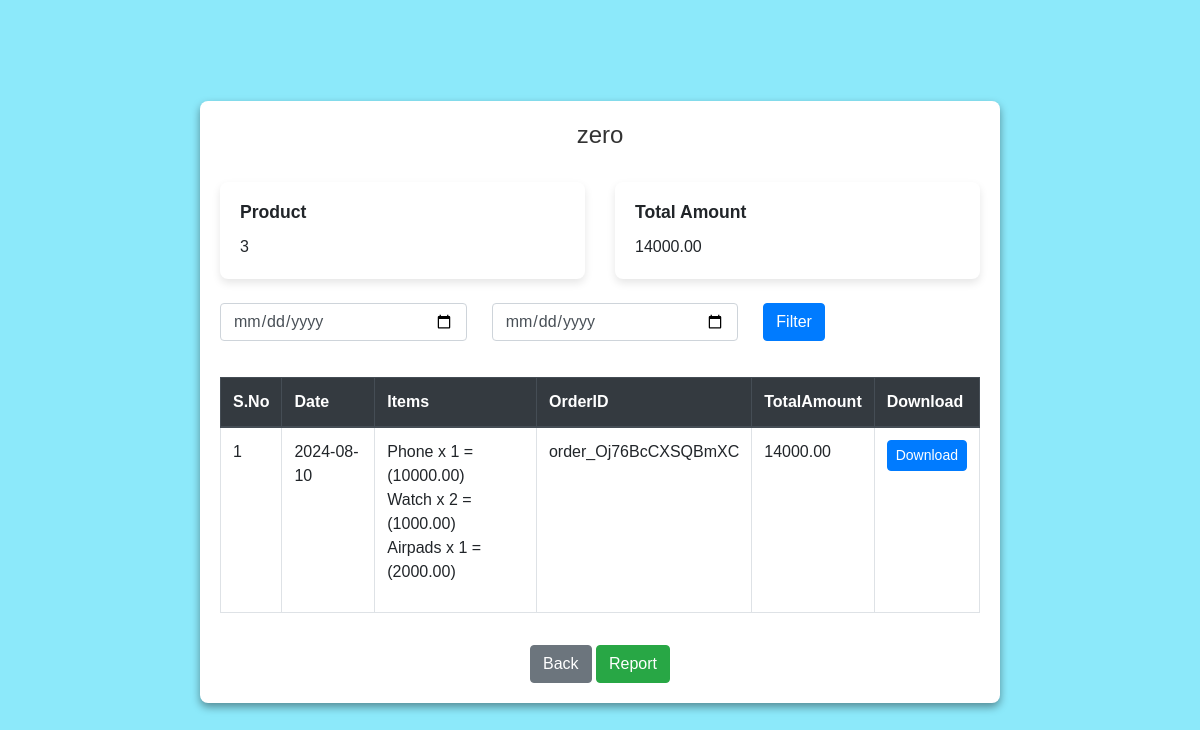
/profile/ (signed in), run on the app's committed database.
### base/models.py (models this page shows, shortened)
class Order(models.Model):
    order_id = models.CharField(max_length=100, unique=True)
    total_amount = models.DecimalField(max_digits=10, decimal_places=2)
    user = models.ForeignKey(User, on_delete=models.CASCADE)
    items = models.ManyToManyField(Cart)
    created=models.DateTimeField(auto_now_add=True)

class Cart(models.Model):
    user = models.ForeignKey(User, on_delete=models.CASCADE)
    product = models.ForeignKey(Products, on_delete=models.CASCADE)
    price = models.DecimalField(max_digits=10, decimal_places=2)
    quantity = models.PositiveIntegerField()
    total = models.DecimalField(max_digits=10, decimal_places=2)
    is_sold=models.BooleanField(default=False)
    created=models.DateTimeField(auto_now_add=True)

class Products(models.Model):
    item = models.CharField(max_length=255)
    price = models.DecimalField(max_digits=10, decimal_places=2)
    image = models.ImageField(upload_to='products/')
    isdelete =models.BooleanField(default=False)
    created=models.DateTimeField(auto_now_add=True)

### base/views.py (the view)
# urls.py: path('profile/', views.profile, name='profile'),
def profile(request):
    today = datetime.now().date()
    start_date = request.GET.get('start_date')
    end_date = request.GET.get('end_date')
    if start_date:
        start_date = parse_date(start_date)
    if end_date:
        end_date = parse_date(end_date)
    cart_items = Cart.objects.filter(user=request.user, is_sold=True)
    orders = Order.objects.filter(user=request.user)
    if start_date and end_date:
        cart_items = cart_items.filter(created__date__range=[start_date, end_date])
        orders = orders.filter(created__date__range=[start_date, end_date])
    elif start_date:
        cart_items = cart_items.filter(created__date__gte=start_date)
        orders = orders.filter(created__date__gte=start_date)
    elif end_date:
        cart_items = cart_items.filter(created__date__lte=end_date)
        orders = orders.filter(created__date__lte=end_date)
    cart_count = cart_items.count()
    value = sum(item.total for item in cart_items)
    context = {
        'cart_count': cart_count,
        'amt': cart_items,
        'value': value,
        'start_date': start_date,
        'end_date': end_date,
        'orders': orders,
        'today_date': today,
    }
    return render(request, 'order.html', context)

### base/templates/order.html (shortened to what this page needs)
<!DOCTYPE html>
<html lang="en">
<head>
    <link href="https://stackpath.bootstrapcdn.com/bootstrap/4.5.2/css/bootstrap.min.css" rel="stylesheet">
    <link rel="stylesheet" href="//code.jquery.com/ui/1.12.1/themes/base/jquery-ui.css">
</head>
<body>
    <div class="container mt-1">
        <div class="row">
            <div class="col-12 mb-4 text-center">
                <h4>{{ request.user.username }}</h4>
            </div>
            <div class="col-12 mb-4">
                <div class="card-deck">
                    <div class="card">
                        <div class="card-body">
                            <h6 class="card-title">Product</h6>
                            <p class="card-text">{{ cart_count }}</p>
                        </div>
                    </div>
                    <div class="card">
                        <div class="card-body">
                            <h6 class="card-title">Total Amount</h6>
                            <p class="card-text">{{ value }}</p>
                        </div>
                    </div>
                </div>
            </div>
            <div class="col-12">
                <form method="get" action="">
                    <div class="form-row">
                        <div class="form-group col-md-4">
                            <input type="date" id="start_date" name="start_date" class="form-control" placeholder="Start Date" value="{{ request.GET.start_date }}">
                        </div>
                        <div class="form-group col-md-4">
                            <input type="date" id="end_date" name="end_date" class="form-control" placeholder="End Date" value="{{ request.GET.end_date }}">
                        </div>
                        <div class="form-group col-md-2">
                            <button type="submit" class="btn btn-primary">Filter</button>
                        </div>
                    </div>
                </form>
            </div>
            {% if orders %}
            <div class="col-12">
                <div class="table-responsive-md">
                    <table class="table table-bordered">
                        <thead class="thead-dark">
                            <tr>
                                <th>S.No</th>
                                <th>Date</th>
                                <th>Items</th>
                                <th>OrderID</th>
                                <th>TotalAmount</th>
                                <th>Download</th>
                            </tr>
                        </thead>
                        <tbody>
                            {% for item in orders %}
                                <tr>
                                    <td>{{ forloop.counter }}</td>
                                    <td>{{ item.created|date:"Y-m-d" }}</td>
                                    <td>
                                        <ul class="list-unstyled">
                                        {% for product in item.items.all %}
                                            <li>{{ product.product.item }} x {{product.quantity}} = ({{product.price}})</li>
                                        {% endfor %}
                                        </ul>
                                    </td>
                                    <td>{{ item.order_id }}</td>
                                    <td>{{ item.total_amount }}</td>
                                    <td>
                                        <a href="{% url 'download' item.id %}" class="btn btn-primary btn-sm">Download</a>
                                    </td>
                                </tr>
                            {% endfor %}
                        </tbody>
                    </table>
                </div>
            </div>
            {% else %}
            <h4>
                Not found
            </h4>
            {% endif %}
            <div class="col-12 text-center mt-3">
                <button class="btn btn-secondary" onclick="showLoader()">
                    <a href="{% url 'home' %}" style="color: inherit; text-decoration: none;">Back</a>
                </button>
                {% if request.user.is_superuser %}
                <button class="btn btn-success" onclick="showLoader()">
                    <a href="{% url 'report' %}" style="color: inherit; text-decoration: none;">Report</a>
                </button>
                {% endif %}
        </div>
            </div>
        </div>
</body>
</html>

### base/templates/order.html (style rules this page uses)
body { margin: 0; padding: 0; display: flex; justify-content: center; align-items: center; min-height: 100vh; background: linear-gradient(135deg, #8ce9fa 0%, #8ce9fa 100%); font-family: Arial, sans-serif; }
.container { background-color: white; border-radius: 8px; padding: 20px; box-shadow: 0 4px 8px rgba(0, 0, 0, 0.4); max-width: 800px; }
h4 { color: #333; }
.card-deck .card { border: none; border-radius: 8px; box-shadow: 0 4px 8px rgba(0, 0, 0, 0.1); }
.card-title { font-size: 1.1rem; font-weight: bold; }
.form-row { display: flex; gap: 15px; }
.form-group input { border-radius: 4px; }
.btn-primary, .btn-secondary, .btn-success { border-radius: 4px; }
.table { margin-top: 20px; }
thead.thead-dark th { background-color: #343a40; color: white; }
tbody { background-color: white; }
.table-responsive-md { overflow-x: auto; }
a { color: inherit; text-decoration: none; }

### data on the page
Order: created "2024-08-10", order_id "order_Oj76BcCXSQBmXC", total_amount "14000.00"
Cart: product.item "Phone", quantity "1", price "10000.00"
Cart: product.item "Watch", quantity "2", price "1000.00"
Cart: product.item "Airpads", quantity "1", price "2000.00"

### other printed values
{{ request.user.username }} "zero"
{{ cart_count }} "3"
{{ value }} "14000.00"
